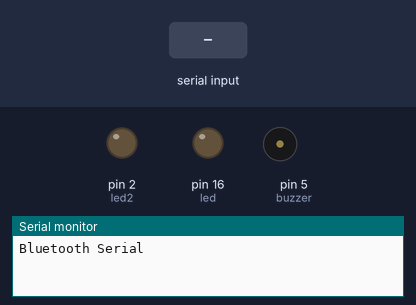
Simulated run of this sketch. Board: Arduino Uno, built with avr-gcc and run on an emulated ATmega328P. Parts: output pins drawn as LEDs (lit = HIGH), buzzer (waves = sounding, pin HIGH), the last lines printed to the serial monitor. The inputs (shaded band) are chosen by the test bench.

Above: at 1.2 s.
1.3 s: "1\n" received over the second serial link
At 1.7 s:
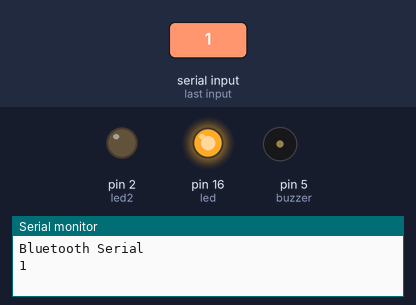
3.8 s: "3\n" received over the second serial link
At 4.5 s:
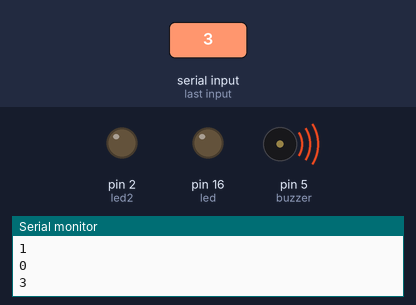
6.2 s: "5\n" received over the second serial link
At 6.6 s:
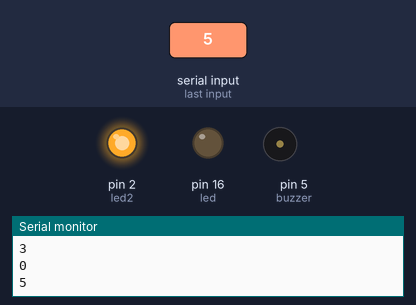
Timing chart, 0 to 9.2 s (numbered marks = the images above; inputs shaded):
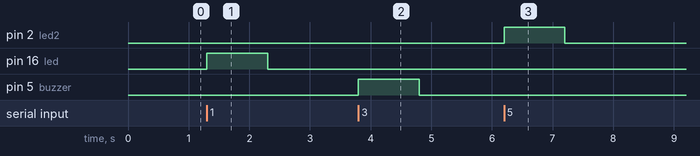

Measured:
- after the input at 1.3 s, pin 16 (led): LOW → HIGH at once, → LOW 1.0 s later
- after the input at 3.8 s, pin 5 (buzzer): LOW → HIGH at once, → LOW 1.0 s later
- after the input at 6.2 s, pin 2 (led2): LOW → HIGH at once, → LOW 1.0 s later

The sketch:

9_Bluetooth_Multi.ino
```cpp
#include <SoftwareSerial.h>

#define led 16
#define buzzer 5
#define led2 2

SoftwareSerial bluetooth(14, 12);

void setup() {
  pinMode(led, OUTPUT);
  pinMode(led2, OUTPUT);
  pinMode(buzzer, OUTPUT);
  Serial.begin(115200);
  bluetooth.begin(9600);
  Serial.println("Bluetooth Serial");
}

void loop() {
  if(Serial.available()){
    bluetooth.write(Serial.read());
    //Serial.read()
    }
  if(bluetooth.available()){
    int option = bluetooth.parseInt();
    Serial.println(option);
    switch(option){
      case 1:
        digitalWrite(led, HIGH);
        break;
      case 2:
        digitalWrite(led, LOW);
        break;
      case 3:
        digitalWrite(buzzer, HIGH);
        break;
      case 4:
        digitalWrite(buzzer, LOW);
        break;
      case 5:
        digitalWrite(led2, HIGH);
        break;
      case 6:
        digitalWrite(led2, LOW);
        break;
      default:
        digitalWrite(led, LOW);
        digitalWrite(led2, LOW);
        digitalWrite(buzzer, LOW);
      }
    }
}
```
